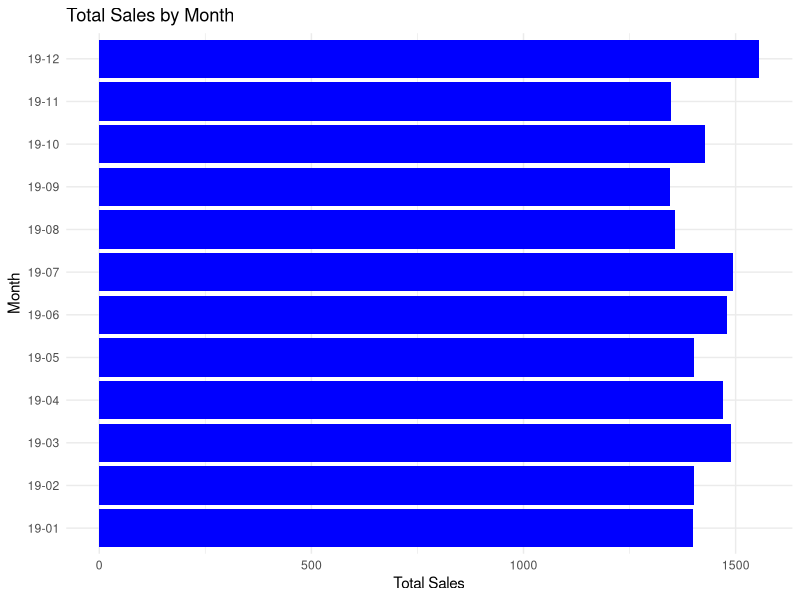
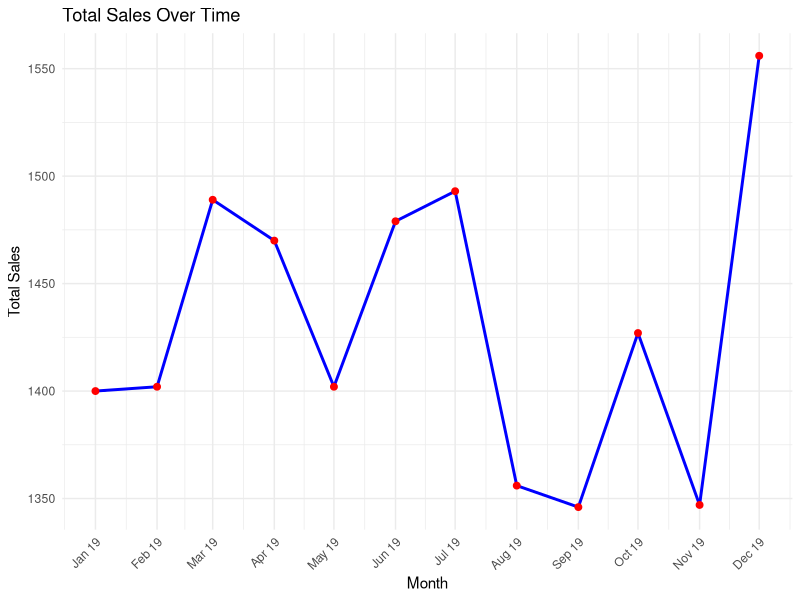
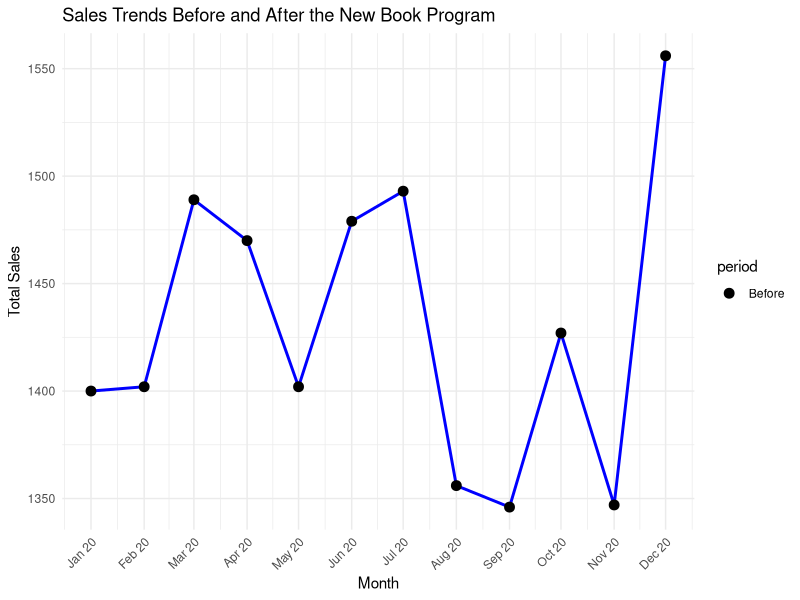

Here is the R script that generated these plots, in order: (Note: this script raises an error after producing the figures.)
library(tidyverse)
install.packages("lubridate")
library(lubridate)
book <- read.csv("sales2019.csv")

#Understanding the data
head(book)
str(book)
glimpse(book)

#checking missing data
missing_percentage <- colSums(is.na(book)) / nrow(book) * 100
print(missing_percentage)

#We have significant missing data
#We will do away with them inorder to get a good analysis report and workout

# a. Changing to date format

book1 <- book %>%
  select(date, total_purchased, customer_type, user_submitted_review) %>%
  mutate(date = as.Date(date, format = "%m/%d/%Y"))

#converting to M/Y to help in summing monthly sales
book2 <- book1 %>%
  mutate(month = format(date, "%Y-%m"))

str(book2$month)
glimpse(book2)
print(book2)
  
  
# Summing the sales per month
 book3<- book2 %>%
  group_by(month)%>%
  summarise(purchased=sum(total_purchased,na.rm = TRUE))
   
 print(book3)
 
 
 #checking the trend
 
 ggplot(book3, aes(x = factor(month, levels = unique(month)), y = purchased)) +
   geom_col(fill = "blue") +
   coord_flip() +
   labs(title = "Total Sales by Month",
        x = "Month",
        y = "Total Sales") +
   theme_minimal()
 
 #Line Graph
 ggplot(book3, aes(x = as.Date(paste0(month, "-01")), y = purchased, group = 1)) +
   geom_line(color = "blue", size = 1) +  # Line color and thickness
   geom_point(color = "red", size = 2) +  # Add points for clarity
   labs(title = "Total Sales Over Time",
        x = "Month",
        y = "Total Sales") +
   theme_minimal() +
   scale_x_date(date_labels = "%b %Y", date_breaks = "1 month") +  # Format x-axis
   theme(axis.text.x = element_text(angle = 45, hjust = 1))  # Rotate labels for readability
 
 
 # Confirming the mean of sales before and after July
 #Before that, we should change the date format to MM/YY
 book4 <- book3 %>%
   mutate(month = as.Date(paste0("20", substr(month, 3, 7), "-01"))) 
 str(book4)
 
 
 #Applying After and Before July
 book5 <- book4 %>%
   mutate(period = ifelse(month < as.Date("2019-07-01"), "Before", "After"))
 print(book5)
 
 #Summarizing the descriptive statistics for BEFORE and AFTER
 summary_stats <- book5 %>%
   group_by(period) %>%
   summarise(
     total_sales = sum(purchased, na.rm = TRUE),
     avg_sales = mean(purchased, na.rm = TRUE),
     sd_sales = sd(purchased, na.rm = TRUE),
     median_sales = median(purchased, na.rm = TRUE),
     min_sales = min(purchased, na.rm = TRUE),
     max_sales = max(purchased, na.rm = TRUE),
     count = n()
   )
 
 print(summary_stats)
 
 
 #Line Graph after descritive stat
 library(ggplot2)
 
 ggplot(book5, aes(x = month, y = purchased, group = 1)) +
   geom_line(color = "blue", size = 1) +  # Blue line for sales trend
   geom_point(aes(color = period), size = 3) +  # Different colors for Before/After
   geom_vline(xintercept = as.Date("2019-07-01"), linetype = "dashed", color = "red") +  # Mark July 2019
   labs(title = "Sales Trends Before and After the New Book Program",
        x = "Month",
        y = "Total Sales") +
   theme_minimal() +
   scale_x_date(date_labels = "%b %Y", date_breaks = "1 month") +  # Show all months
   scale_color_manual(values = c("Before" = "black", "After" = "red")) +  # Colors for periods
   theme(axis.text.x = element_text(angle = 45, hjust = 1)) 

 
 #3. Independent t-Test (Compare Mean Sales Before vs. After July)
 
 t_test_result <- t.test(purchased ~ period, data = book5, var.equal = TRUE)  
 
 print(t_test_result) 
 
 #p-value = 0.6367 → This is much greater than 0.05, meaning we fail to reject the null hypothesis. There is no significant difference in sales before and after July.
 #Mean sales (Before) = 1440.33, Mean sales (After) = 1420.83 → Sales actually decreased slightly after July.
 # 95% Confidence Interval: (-108.7, 69.7) → This range includes 0, meaning there is no clear increase or decrease in sales due to the new book program.
 
 #4. Regression Analysis (Account for Other Factors)
 # Convert month to numerical format for regression
 book6 <- book5 %>%
   mutate(month_numeric = as.numeric(format(month, "%m")),  # Extract month as a number
          period_binary = ifelse(period == "After", 1, 0))  # Convert period to binary (0=Before, 1=After)
 
 # Run the regression model
 model <- lm(purchased ~ period, data = book6)
 
 # Display summary of the model
 summary(model)
 
